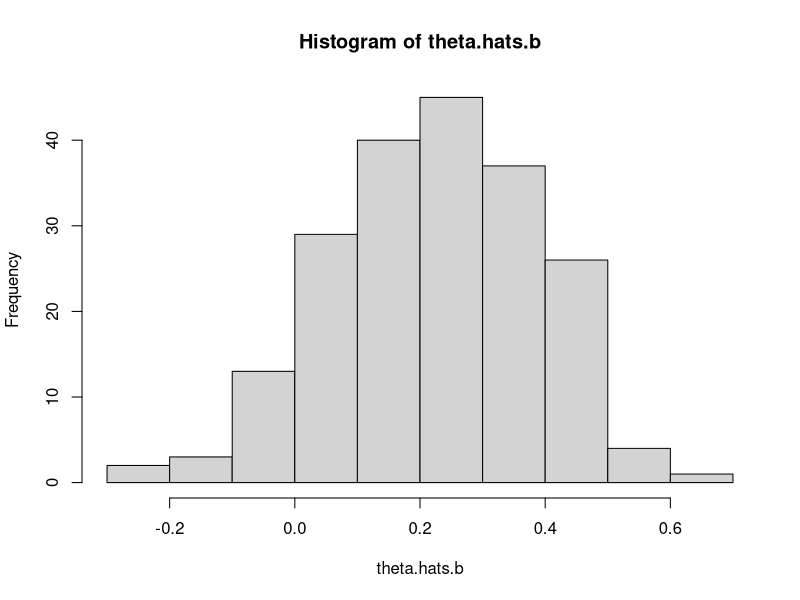
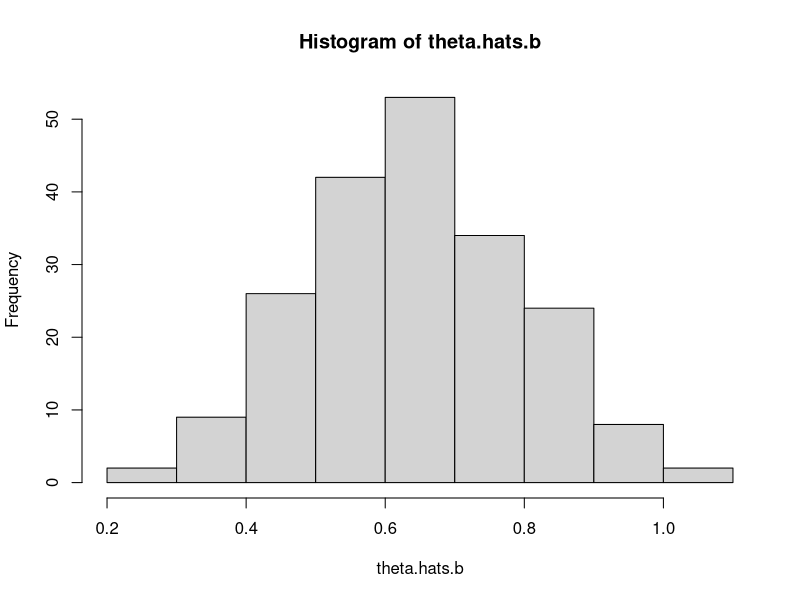

Reproduce these figures in R, in order.
n = 100

mc.skewness = function(xs) {
  
  # https://en.wikipedia.org/wiki/Skewness#Sample_skewness
  sample.skewness = function (sample) {
    mu = mean(sample)
    n = length(sample)
    num = 1/n * sum(sapply(sample, function (x) (x - mu)^3))
    denom = sd(sample)^3
    return (num/denom)
  }
  
  theta.hat = sample.skewness(xs)
  
  B = 200
  theta.hats.b = numeric(B)
  
  for (b in 1:B) {
    i = sample(1:n, n, TRUE)
    xs.b = xs[i]
    theta.hats.b[b] = sample.skewness(xs.b)
  }
  
  sd.hat = sd(theta.hats.b)
  
  # visualize.
  par(mfrow = c(1, 1))
  hist(theta.hats.b)
  
  # confidence intervals.
  alpha = 0.05
  probs = c(alpha/2, 1-alpha/2)
  names = sapply(probs, function (p) paste(p*100, '%', sep = ''))
  qs.theta.hats.b = quantile(theta.hats.b, probs)
  
  # standard normal.
  qs.norm = qnorm(probs)
  ci.norm = rev(theta.hat - qs.norm * sd.hat)
  
  # basic bootstrap.
  ci.basic = rev(2*theta.hat - qs.theta.hats.b)
  
  # percentile.
  ci.percentile = qs.theta.hats.b
  
  ci.data = data.frame(rbind(ci.norm, ci.basic, ci.percentile))
  colnames(ci.data) = names
  ci.data['left.miss'] = 0
  ci.data['right.miss'] = 0
  
  # mc study.
  rep = 1000
  
  for (r in 1:rep) {
    i = sample(1:n, n, replace = TRUE)
    skew = sample.skewness(xs[i])
    for (y in 1:nrow(ci.data)) {
      lower = ci.data[y,names[1]]
      upper = ci.data[y,names[2]]
      if (skew < lower) {
        ci.data[y,'left.miss'] = ci.data[y,'left.miss'] + 1
      } else if (skew > upper) {
        ci.data[y,'right.miss'] = ci.data[y,'right.miss'] + 1
      }
    }
  }
  
  ci.data$left.miss = ci.data$left.miss/rep
  ci.data$right.miss = ci.data$right.miss/rep
  
  return(ci.data)
}

mean = 3
sd = 4
xs = rnorm(n, mean = mean, sd = sd)

mc.skewness(xs)

df = 10
xs = rchisq(n, df = df)

mc.skewness(xs)